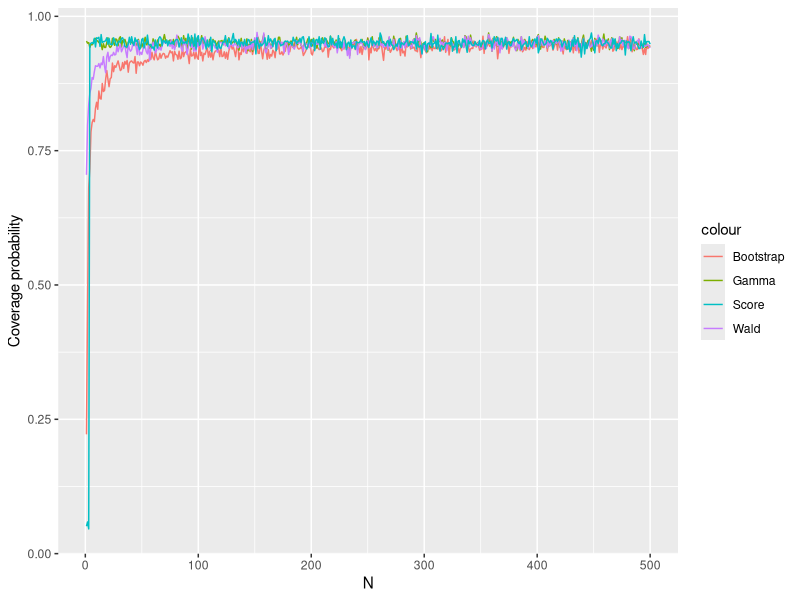

This chart was generated by the following R code:
## ---- chunk 1
knitr::opts_chunk$set(echo = TRUE)
library(tidyverse)
library(parallel)
## ---- chunk 2
##code here

## ---- chunk 3
##code here
## ---- chunk 4
##code here
## ---- chunk 5
wald_ci <- function(N, rate, alpha = 0.05){
  x <- rexp(N, rate = rate)
  x_bar <- mean(x)
  se <- sd(x)/sqrt(N)
  ci <- x_bar + c(-1, 1)*qnorm(1 - (alpha / 2))
  return(ci)
}
## ---- chunk 6
gamma_ci <- function(N, rate, alpha = 0.05){
  # Inspiration: https://math.stackexchange.com/questions/1288139/calculate-the-confidence-interval-of-parameter-of-exponential-distribution
  x <- rexp(N, rate = rate)
  x_bar <- mean(x)
  ci_rate <- qgamma(c(alpha / 2, 1 - (alpha / 2)), N, N) / x_bar
  ci_mean <- 1 / ci_rate
  return(c(ci_mean[2], ci_mean[1]))
}
## ---- chunk 7
score_ci <- function(N, rate, alpha = 0.05) {
  x <- rexp(N, rate = rate)
  xbar <- mean(x)
  ci_lambda <- (1/xbar)*(1 + c(-1, 1) * qnorm(1 - alpha / 2) / sqrt(n))
  ci_mean <- 1 / ci_lambda
  return(c(ci_mean[2], ci_mean[1]))
}
## ---- chunk 8
bootstrap_ci <- function(N, rate, alpha = 0.05){
  # Function to calculate bootstrap CI
  x <- rexp(N, rate = rate)
  x_bar <- mean(x)
  # Number of bootstrap samples
  nb <- 1000
  # Take boostrap samples
  bootstrap_samples <- sample(x, N * nb, replace = TRUE) %>%
    matrix(nrow = N, ncol = nb)
  # Get means of columns 
  means <- colMeans(bootstrap_samples)
  # Get deltas (x* - x)
  deltas <- means - x_bar
  deltas <- sort(deltas)
  # Calculate CIs
  ci <- x_bar - quantile(deltas, probs = c(alpha / 2, 1 - (alpha / 2)))
  return(c(ci[2], ci[1]))
}
## ---- chunk 9
library(dplyr)
# Other functions
coverage_probability <- function(N, rate, ci_fun, alpha = 0.05, B = 1000){
  # Match input function to actual function
  fun <- tryCatch(match.fun(ci_fun), 
                  error = function(e) print(paste0("ci_fun: '", ci_fun, "' does not exist")))
  # Expected value
  exp_val <- 1 / rate
  # Calculate B confidence intervals and put in dataframe
  conf_ints <- replicate(B, fun(N, rate)) %>%
    t() %>% data.frame()
  names(conf_ints) <- c("lower", "upper")
  # Calculate hit rates (expected value inside confidence interval)
  conf_ints <- mutate(conf_ints, hit = (exp_val >= lower & exp_val <= upper))
  coverage <- conf_ints$hit %>% mean()
  return(coverage)
}

# Work
set.seed(123)

lambda <- 1 / 12
beta <- 1 / lambda
n <- 60

# Coverage probability plotting
ns <- seq(1, 500)

###################################################
# I have commented out all of these so that we don't 
# accidentally re run if we don't have to. I've saved 
# the data for coverage probabilities so we can read it 
# in without re-running if not necessary.
###################################################
# Caution: bootstrap takes for-ev-er
# bootstrap_cov <- mclapply(ns, coverage_probability, rate = lambda, ci_fun = "bootstrap_ci") %>% unlist()
# gamma_cov <- mclapply(ns, coverage_probability, rate = lambda, ci_fun = "gamma_ci") %>% unlist()
# wald_cov <- mclapply(ns, coverage_probability, rate = lambda, ci_fun = "wald_ci") %>% unlist()
# score_cov <- mclapply(ns, coverage_probability, rate = lambda, ci_fun = "score_ci") %>% unlist()

#coverage_df <- data.frame(n = ns, bs = bootstrap_cov, gamma = gamma_cov, wald = wald_cov, score = score_cov)
#write_csv(coverage_df, "./data/coverage_probabilities.csv")
###################################################
# If need to read:
coverage_df <- read_csv("./data/coverage_probabilities.csv")

ggplot(coverage_df, aes(x = n, y = bs, color = "Bootstrap")) +
  geom_line() +
  geom_line(aes(x = n, y = gamma, color = "Gamma")) +
  geom_line(aes(x = n, y = wald, color = "Wald")) +
  geom_line(aes(x = n, y = score, color = "Score")) +
  scale_y_continuous(name = "Coverage probability") +
  scale_x_continuous(name = "N")
## ---- chunk 10
summary(cars)
